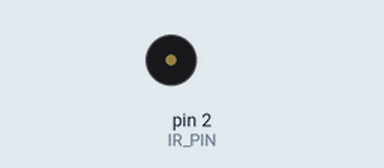
This sketch was run on a simulated Arduino Uno, built with avr-gcc and run on an emulated ATmega328P. Shown: buzzer (waves = sounding).

Above: at 0.05 s.
Timing chart, 0 to 3.0 s (numbered marks = the images above):
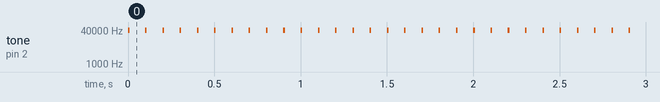

Measured:
- by itself, tone on pin 2 (IR_PIN): alternates 38000 Hz for 0.01 s and silent for 0.09 s

The sketch:

uno_IR_emitter.ino
```cpp
/*
 * Uno IR Emitter — 38 kHz burst beacon for TSOP38238 / TSOP4838 receivers
 * Arduino Uno (USB power)
 *
 * Drives a salvaged 940 nm IR LED through a BC547 NPN transistor.
 * Matches TV-remote style signalling: high peak current in short bursts,
 * not continuous DC or slow toggle.
 *
 * Serial Monitor: not required (no serial output).
 *
 * ── HARDWARE ──────────────────────────────────────────────────────────
 *
 * BC547 pinout — flat face toward you, legs pointing down:
 *
 *      ┌─────────┐
 *      │ BC547   │
 *      └─────────┘
 *       C   B   E        C = Collector (left)
 *                          B = Base      (middle)
 *                          E = Emitter   (right)
 *
 * IR LED — clear lens = 940 nm emitter:
 *   anode  (+) long leg
 *   cathode (−) short leg
 *
 * Connections (4 signal paths):
 *
 *   1. Uno D2 ─── 1 kΩ ─── BC547 Base (middle)
 *
 *   2. Uno 5V ─── 10 Ω ─── IR LED anode (+)     ← current-limit; see below
 *   3. IR LED cathode (−) ─── BC547 Collector (left)
 *   4. BC547 Emitter (right) ─── Uno GND
 *
 * ASCII:
 *
 *   Uno 5V ─── 10Ω ─── IR LED (+) ─── IR LED (−) ─── BC547 C
 *                                         BC547 B ←── 1kΩ ←── Uno D2
 *                                         BC547 E ──────────── Uno GND
 *
 * ── RESISTOR NOTES ────────────────────────────────────────────────────
 *
 * LED current-limit (5V → anode):
 *   10 Ω  ≈ 300 mA peak during burst — tested; matches salvaged remote
 *         (original remote PCB uses 5.6 Ω + pulsed drive, not continuous).
 *   22 Ω  ≈ 160 mA peak — gentler if 10 Ω feels hot.
 *   100 Ω ≈  36 mA peak — too dim for room-range TSOP detection.
 *
 *   NEVER run 10 Ω with continuous tone() — only with the 9 ms bursts below.
 *
 * Base resistor (D2 → Base): 1 kΩ (700 Ω–2 kΩ all OK).
 *
 * ── SMOKE TEST (before uploading this sketch) ───────────────────────────
 *
 *   void setup() { pinMode(2, OUTPUT); digitalWrite(2, HIGH); }
 *   void loop() {}
 *
 *   Check IR LED with front phone camera — faint purple glow = wiring OK.
 *   DC HIGH will NOT trigger a TSOP receiver; it needs 38 kHz modulation.
 */

const int IR_PIN = 2;

const int CARRIER_HZ = 38000;   // TSOP38xx passband ~36–40 kHz

const int BURST_ON_MS  = 9;     // ON window — like a remote packet
const int BURST_OFF_MS = 91;    // OFF gap — receiver AGC recovery

void setup() {
  pinMode(IR_PIN, OUTPUT);
}

void loop() {
  tone(IR_PIN, CARRIER_HZ);
  delay(BURST_ON_MS);
  noTone(IR_PIN);
  delay(BURST_OFF_MS);
}
```
